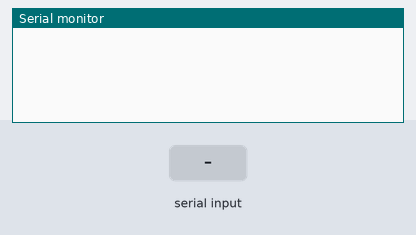
This sketch was run on a simulated Arduino Uno, built with avr-gcc and run on an emulated ATmega328P. Shown: the last lines printed to the serial monitor. Inputs (shaded band) come from the test bench.

Above: at 1.2 s.
1.3 s: "1\n" received over Serial
At 2.4 s:
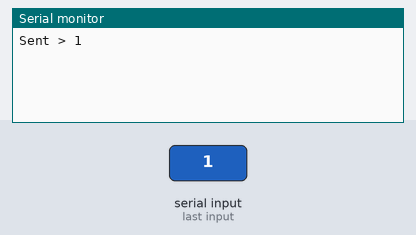
2.8 s: "1\n" received over the second serial link
At 3.5 s:
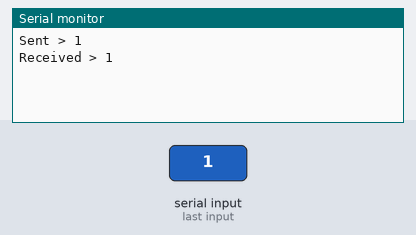
4.3 s: byte 10 ('\n') received over Serial
At 4.7 s:
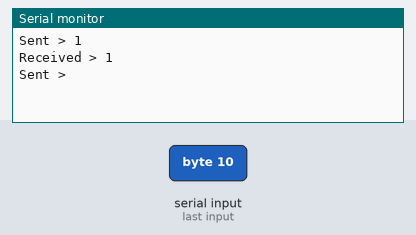
5.8 s: "0\n" received over Serial
At 7.0 s:
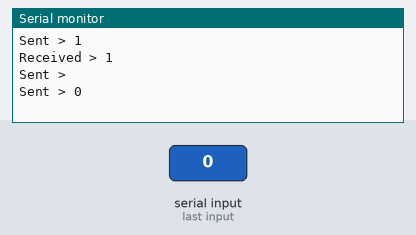
7.3 s: "0\n" received over the second serial link
At 8.1 s:
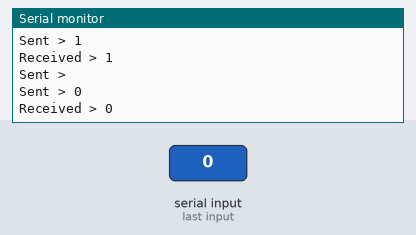

Measured:
- after the input at 1.3 s, the serial monitor: prints a new line at once (image 1)
- after the input at 2.8 s, the serial monitor: prints a new line at once (image 2)
- after the input at 4.3 s, the serial monitor: prints a new line at once (image 3)
- after the input at 5.8 s, the serial monitor: prints a new line at once (image 4)
- after the input at 7.3 s, the serial monitor: prints a new line at once (image 5)

The sketch:

softwareSerialSource.ino
```cpp
#include <SoftwareSerial.h>

SoftwareSerial sSerial(10, 11);  // SoftwareSerial(rxPin, txPin)

void setup() {
    Serial.begin(9600);
    sSerial.begin(4800);
}

bool newlineReceived = true;

void loop() {
    char c;
    if (Serial.available()) {
        Serial.print("Sent > ");
        while (Serial.available()) {
            c = Serial.read();
            Serial.print(c);
            sSerial.print(c);
        }
    }
    if (sSerial.available()) {
        if (newlineReceived) {
            Serial.print("Received > ");
            newlineReceived = false;
        }
        while (sSerial.available()) {
            c = sSerial.read();
            Serial.print(c);
            if (c == '\n') {
                newlineReceived = true;
            }
        }
    }
}
```
